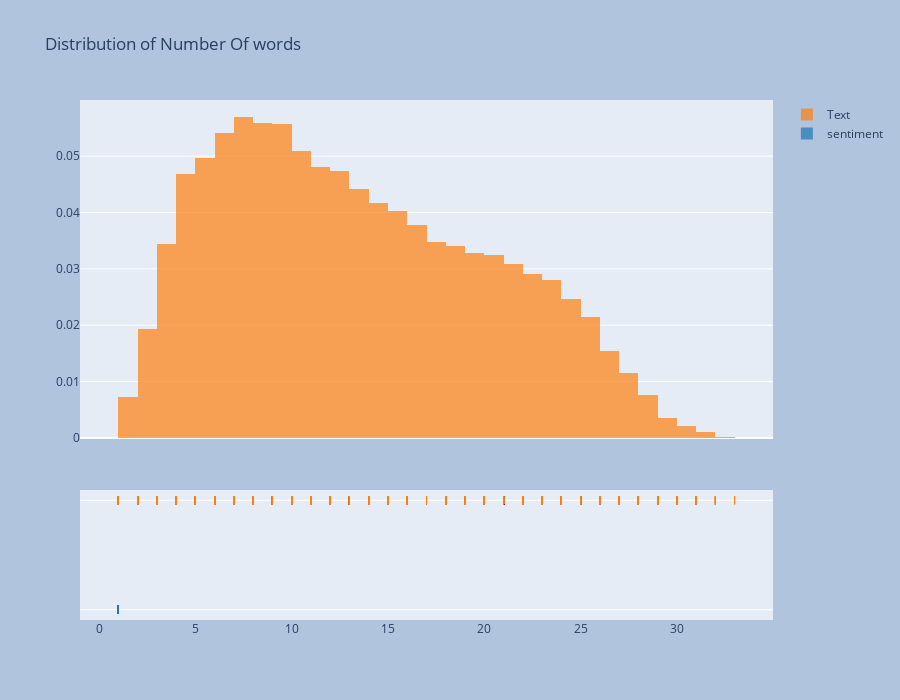

This figure's notebook cell:
### Markdown cell above
Let's look at the distribution of Meta-Features

### Code cell
hist_data = [train["Sentiment"], train["Num_word_text"]]

group_labels = ["sentiment", "Text"]

# Create distplot with custom bin_size
fig = ff.create_distplot(hist_data, group_labels,show_curve=False)
fig.update_layout(title_text='Distribution of Number Of words')
fig.update_layout(
    autosize=False,
    width=900,
    height=700,
    paper_bgcolor="LightSteelBlue",
)
fig.show()

### Figure 1 — Plotly figure (JSON) as saved in the notebook; plotly's stock layout.template omitted (floating-point values rounded to 4 significant figures; data arrays with more than 128 entries replaced by an {"elided": "..."} marker saying what was removed)
{"data": [{"autobinx": false, "histnorm": "probability density", "legendgroup": "sentiment", "marker": {"color": "rgb(31, 119, 180)"}, "name": "sentiment", "opacity": 0.7, "type": "histogram", "x": {"elided": "27480 int values"}, "xaxis": "x", "xbins": {"end": 1, "size": 1, "start": 1}, "yaxis": "y"}, {"autobinx": false, "histnorm": "probability density", "legendgroup": "Text", "marker": {"color": "rgb(255, 127, 14)"}, "name": "Text", "opacity": 0.7, "type": "histogram", "x": {"elided": "27480 int values"}, "xaxis": "x", "xbins": {"end": 33, "size": 1, "start": 1}, "yaxis": "y"}, {"legendgroup": "sentiment", "marker": {"color": "rgb(31, 119, 180)", "symbol": "line-ns-open"}, "mode": "markers", "name": "sentiment", "showlegend": false, "type": "scatter", "x": {"elided": "27480 int values"}, "xaxis": "x", "y": {"elided": "27480 str values"}, "yaxis": "y2"}, {"legendgroup": "Text", "marker": {"color": "rgb(255, 127, 14)", "symbol": "line-ns-open"}, "mode": "markers", "name": "Text", "showlegend": false, "type": "scatter", "x": {"elided": "27480 int values"}, "xaxis": "x", "y": {"elided": "27480 str values"}, "yaxis": "y2"}], "layout": {"autosize": false, "barmode": "overlay", "height": 700, "hovermode": "closest", "legend": {"traceorder": "reversed"}, "paper_bgcolor": "LightSteelBlue", "title": {"text": "Distribution of Number Of words"}, "width": 900, "xaxis": {"anchor": "y2", "domain": [0, 1], "zeroline": false}, "yaxis": {"anchor": "free", "domain": [0.35, 1], "position": 0}, "yaxis2": {"anchor": "x", "domain": [0, 0.25], "dtick": 1, "showticklabels": false}}}
